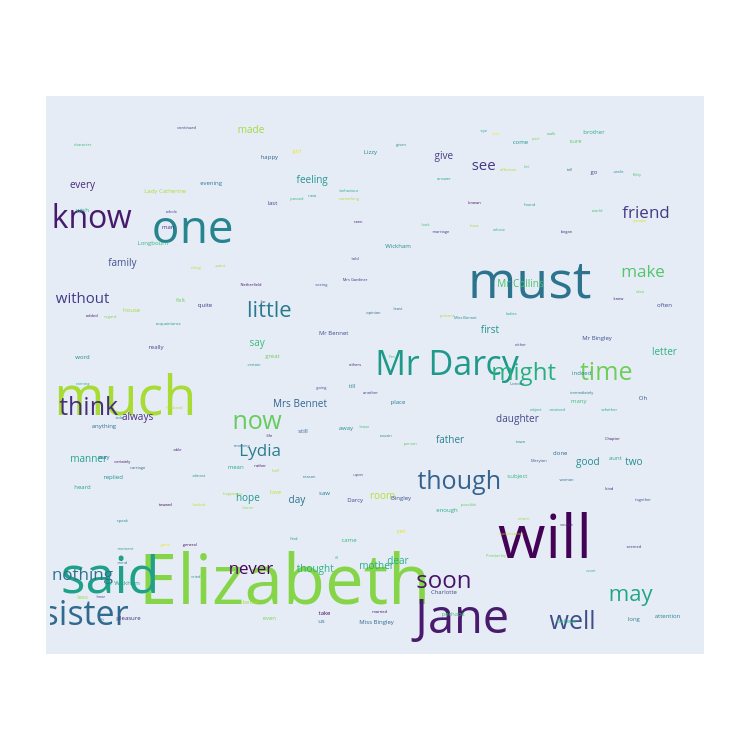

Write notebook code for a chart like this one.
### Markdown cell above
## Supported Input Types

The `plotly_wordcloud()` function accepts a wide range of data formats, which makes it flexible across NLP pipelines and document processing tasks. Internally, the function detects the input type and processes it accordingly.

### Acceptable formats for `data`:

| Input Type                  | Description |
|----------------------------|-------------|
| `str`                      | A raw text string |
| `list[str]`                | A list of tokenized words |
| `dict[str, int]`           | A dictionary of word frequencies |
| `spacy.tokens.Doc`         | A spaCy document object |
| `spacy.tokens.Span`        | A span from a spaCy document |
| `list[Doc]`, `list[Span]`  | A list of spaCy Docs or Spans |
| `list[list[str]]`          | A list of tokenized documents (as lists of words) |
| `list[Token]`              | A list of spaCy Token objects |
| `list[list[Token]]`        | A list of lists of Tokens |
| `pandas.DataFrame`         | A term-document matrix (terms as index, docs as columns) |
| `lexos.dtm.DTM`            | A Lexos document-term matrix object |

---

### How the function handles each:

- If you pass **text**, it calls `WordCloud.generate_from_text(text)`
- If you pass a **Doc or Span**, it uses a frequency counter over `token.text`
- If you pass **dict, DataFrame, or DTM**, it uses `generate_from_frequencies(...)`
- For **list-based inputs**, helper functions in `lexos.visualization.processors` standardize the format

> 🔍 The input format must be consistent. Mixed-type lists (e.g. `["word", Doc, ["more words"]]`) will raise a `LexosException`.

---

In the upcoming cell, we'll use a `.txt` file as our input and generate the word cloud directly from raw text.

### Code cell
# Generate a basic word cloud using the raw text

fig = plotly_wordcloud(text)

# Note:
# - This will use default WordCloud settings (white background, 2000 max words)
# - It will automatically open a Plotly figure in your notebook or browser (if supported)

### Figure 1 — Plotly figure (JSON) as saved in the notebook; plotly's stock layout.template omitted (floating-point values rounded to 4 significant figures; data arrays with more than 128 entries replaced by an {"elided": "..."} marker saying what was removed)
{"data": [{"hoverinfo": "text", "hovertext": {"elided": "206 str values"}, "mode": "text", "text": {"elided": "206 str values"}, "textfont": {"color": {"elided": "206 str values"}, "size": {"elided": "206 int values"}}, "type": "scatter", "x": {"elided": "206 int values"}, "y": {"elided": "206 int values"}}], "layout": {"autosize": false, "height": 750, "margin": {"b": 100, "l": 50, "pad": 4, "r": 50, "t": 100}, "width": 750, "xaxis": {"showgrid": false, "showticklabels": false, "zeroline": false}, "yaxis": {"showgrid": false, "showticklabels": false, "zeroline": false}}}
